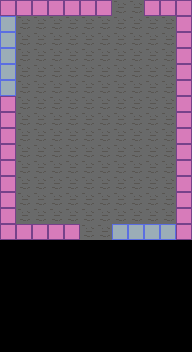

A 2D game scene composited from a Tiled map and its tileset images. What follows is a short description and the map's XML, with each tile layer's data collapsed to a summary:
An orthogonal 12x22 tile map with 16x16 px tiles, 1 tile layer (Kachelebene 1) and 2 objects (2x exit).

<map version="1.0" orientation="orthogonal" renderorder="right-down" width="12" height="22" tilewidth="16" tileheight="16" nextobjectid="76">
 <tileset firstgid="1" name="tileset.png" tilewidth="16" tileheight="16" tilecount="28" columns="7">
  <image source="../images/tileset.png" width="112" height="64" />
 </tileset>
 <layer name="Kachelebene 1" width="12" height="22">
  <properties>
   <property name="tileset" value="tileset.png" />
  </properties>
  <data>[264 cells, 180 non-empty, 3 distinct tile ids]</data>
 </layer>
 <objectgroup name="objects">
  <object id="73" name="exit_south" type="exit" x="80" y="224" width="32" height="16">
   <properties>
    <property name="direction" value="south" />
   </properties>
  </object>
  <object id="75" name="exit_north" type="exit" x="112" y="0" width="32" height="16">
   <properties>
    <property name="direction" value="north" />
   </properties>
  </object>
 </objectgroup>
 <objectgroup name="crystals" />
</map>
